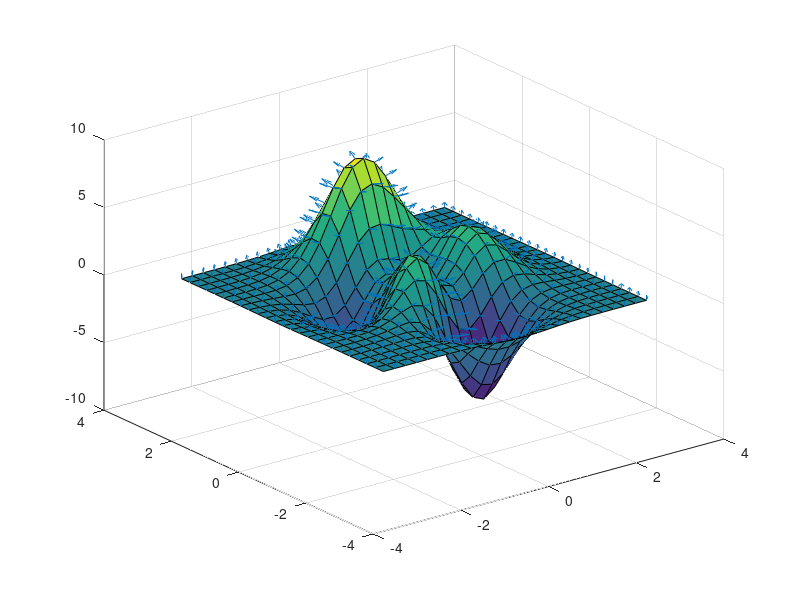

The MATLAB script that drew this image:
# surface-and-normals.m
#
# Copyright 2015 2016 2017 2018 by John Gambini
#
[x, y, z] = peaks (25);
surf (x, y, z);
hold on;
[u, v, w] = surfnorm (x, y, z / 10);
h = quiver3 (x, y, z, u, v, w);
set (h, "maxheadsize", 0.33);

